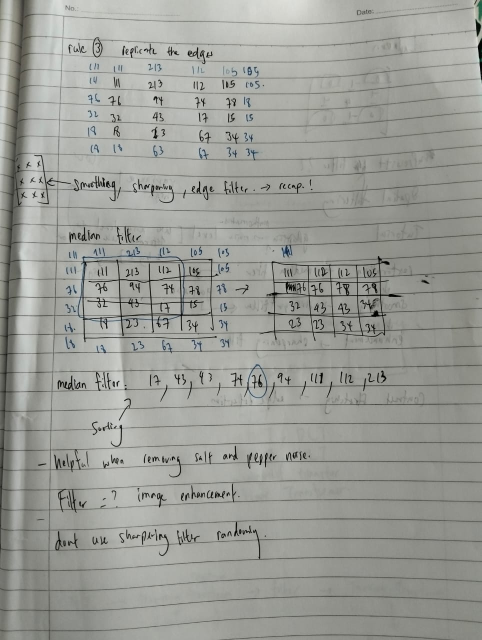
#> input picture sample.jpg, 963 x 1280 px (shown at 1/2 size)
$ python -i classification.py   (imports and definitions only)
#> lines starting #> are read from the running program, lines starting #| are printed output that depends on the picture; after the words box and inside, x2 and y2 are one past the last pixel; in counts of white or black regions, pixels touching at a corner belong together
#> further down, picture is the input picture: shape (1280, 963, 3); mean B, G, R 151.1, 156.7, 155.2
"""GUI app to classify images into: nightscape, landscape, document, face.

Features:
- Upload button: choose image from local PC
- Auto-detect image type using lightweight heuristics
- Show detected type with Confirm button
- Dropdown to override/choose another type

Run:
  python .\\classification.py
"""
from __future__ import annotations

import os
import sys
from typing import Optional, Tuple

import cv2
import numpy as np

try:
    from PIL import Image, ImageTk  # for image preview in Tkinter
except Exception:
    Image = None
    ImageTk = None

try:
    import tkinter as tk
    from tkinter import filedialog, messagebox
    from tkinter import ttk
except Exception as e:
    print("Tkinter is required for this GUI.")
    raise


LABELS = ["nightscape", "landscape", "document", "face"]


# [5 lines left out: function load_image_bgr, not called in this run]


def to_gray(img_bgr: np.ndarray) -> np.ndarray:
    return cv2.cvtColor(img_bgr, cv2.COLOR_BGR2GRAY)


# [11 lines left out: function detect_faces, not called in this run]


def document_score(img_bgr: np.ndarray) -> Tuple[float, int, bool]:
    """Return (white_ratio, lines_count, large_rect_present)."""
    gray = to_gray(img_bgr)
    # Otsu to estimate white background ratio
    _, binary = cv2.threshold(gray, 0, 255, cv2.THRESH_BINARY + cv2.THRESH_OTSU)
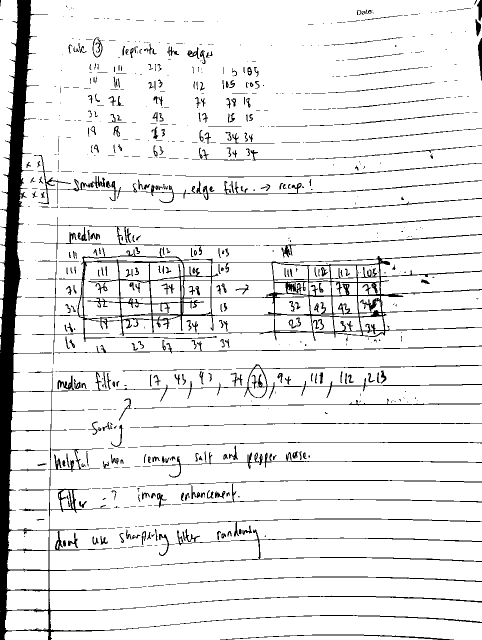
#> binary: shape (1280, 963) (shown at 1/2 size); 91.2% white; 801 black regions (406 under 20 px), largest, box (x1, y1, x2, y2) and area: (0, 0, 963, 1280) 57465, (442, 728, 963, 797) 2294, (301, 1059, 963, 1132) 2082
    white_ratio = float(np.mean(binary == 255))
#> white_ratio = 0.912

    # Edge and Hough lines
    edges = cv2.Canny(gray, 50, 150)
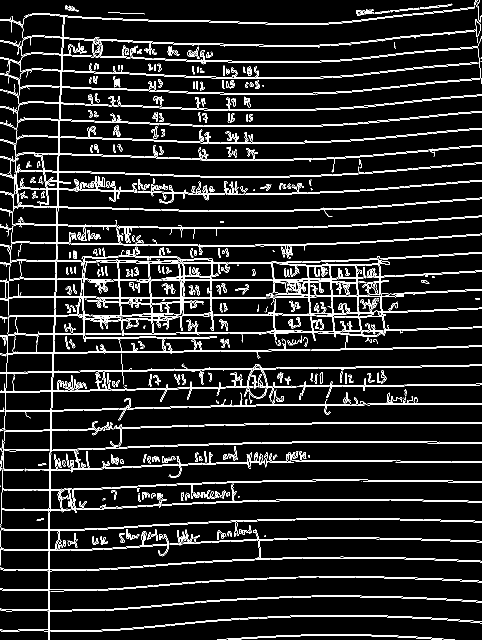
#> edges: shape (1280, 963) (shown at 1/2 size); 8.4% white in thin lines or dots
    lines = cv2.HoughLines(edges, 1, np.pi / 180, 150)
#> lines = 2841 rows, first 8: [746, 1.55], [784, 1.55], [709, 1.55], [559, 1.57], [821, 1.55], [132, 0.0349], [130, 0.0349], [847, 1.57]
    lines_count = 0 if lines is None else len(lines)
#> lines_count = 2841

    # Large rectangular contour covering significant area
    contours, _ = cv2.findContours(binary, cv2.RETR_EXTERNAL, cv2.CHAIN_APPROX_SIMPLE)
#> contours = 138 contours, 48 with area under 20; largest, box (x1, y1, x2, y2) and area: (24, 631, 963, 1280) 485369, (31, 0, 963, 631) 479232, (519, 1077, 963, 1122) 15978, (18, 861, 101, 1060) 14748, (524, 731, 963, 773) 14722
    h, w = gray.shape
#> h = 1280; w = 963
    img_area = float(h * w)
#> img_area = 1232640
    large_rect_present = False
    for cnt in contours:
        area = cv2.contourArea(cnt)
        if area < 0.3 * img_area:
            continue
        peri = cv2.arcLength(cnt, True)
        approx = cv2.approxPolyDP(cnt, 0.02 * peri, True)
        if len(approx) == 4:
            large_rect_present = True
            break
#> this loop made 42 passes
#> (area, peri, approx, large_rect_present) on pass 42: (485369, 24755.9, [[30, 634], [962, 1279], [183, 704], [962, 655]], True)
#> area on passes 1, 2, 4, 5, 6, 7: 2184, 1430, 3094, 3028.5, 2980.5, 2921.5

    return white_ratio, lines_count, large_rect_present


def brightness_mean(gray: np.ndarray) -> float:
    return float(gray.mean())


# [20 lines left out: function classify_image, not called in this run]


class App:
    # [74 lines left out: functions __init__, on_upload, show_preview, on_confirm, main, not called in this run]


# [2 lines not run here, left out]

>>> import cv2
>>> picture = cv2.imread('sample.jpg')
>>> result = document_score(picture)
#> result = (0.912, 2841, True)

$ run again, on girlsWithSomeNoise.png
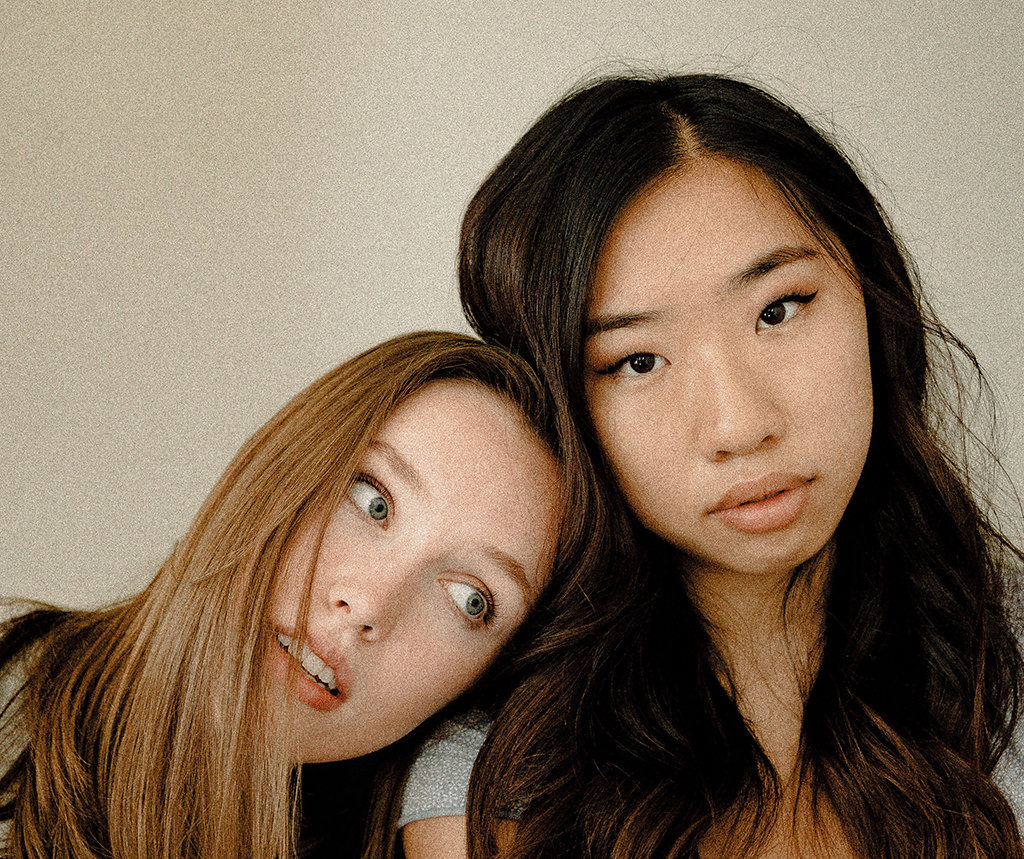
#> input picture girlsWithSomeNoise.png, 1024 x 859 px
#> picture is the input picture: shape (859, 1024, 3); mean B, G, R 91, 111.4, 131.1
#> in document_score, `_, binary = cv2.threshold(gray, 0, 255, cv2.THRESH_BINARY + cv2.THRESH..`:
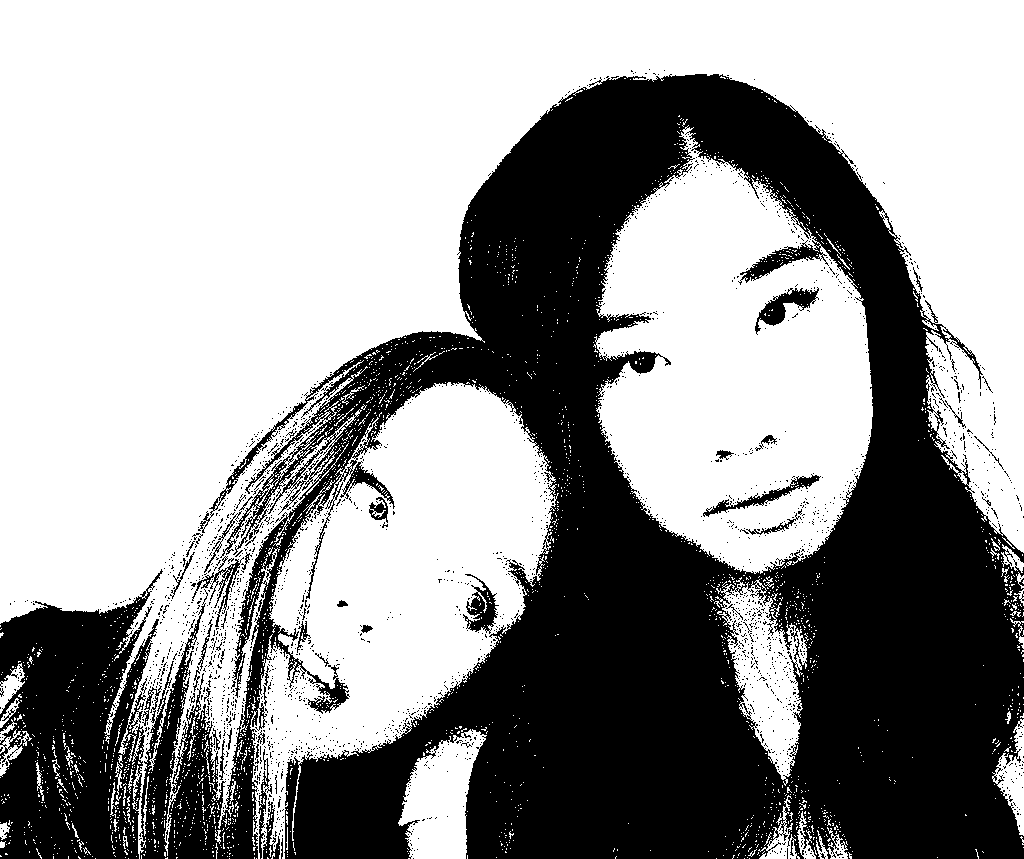
#> binary: shape (859, 1024); 60.5% white; 2224 black regions (2179 under 20 px), largest, box (x1, y1, x2, y2) and area: (0, 74, 1024, 859) 335981, (755, 287, 819, 335) 1025, (463, 574, 499, 634) 919
#> white_ratio = 0.605
#> in document_score, `edges = cv2.Canny(gray, 50, 150)`:
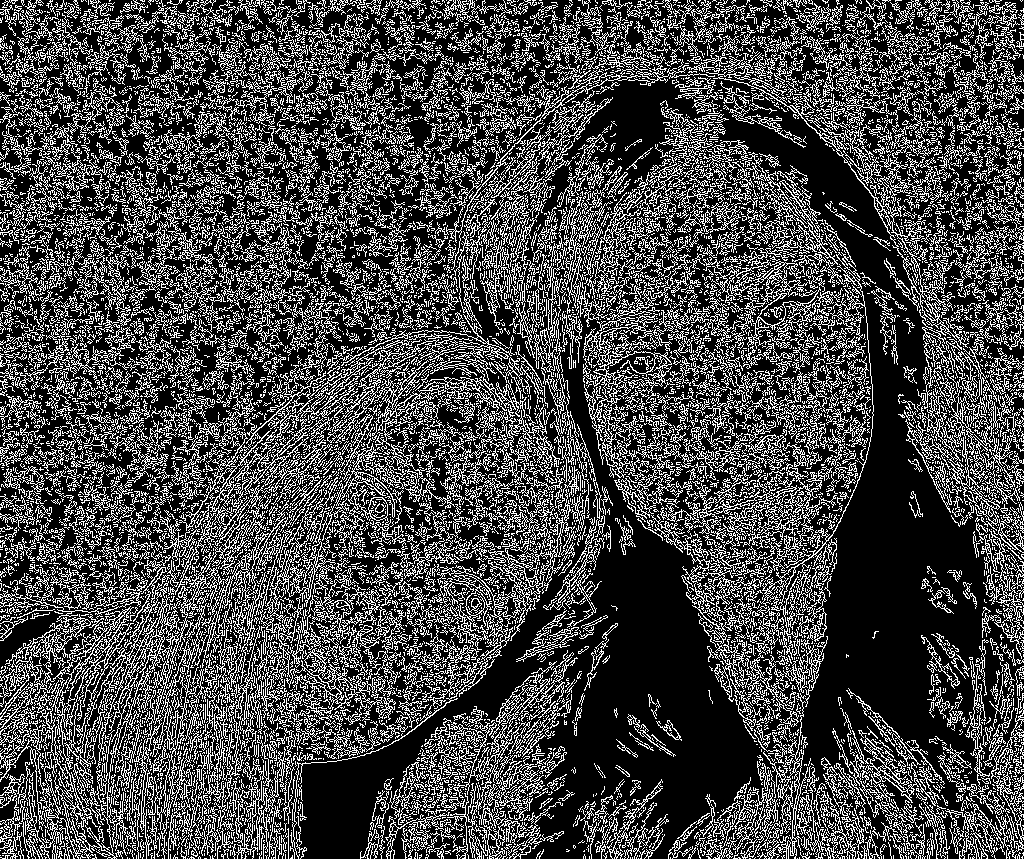
#> edges: shape (859, 1024); 27.8% white in thin lines or dots
#> lines_count = 27387
#> contours = 2355 contours, 2322 with area under 20; largest, box (x1, y1, x2, y2) and area: (0, 0, 1024, 859) 356870, (593, 125, 873, 574) 83814, (250, 382, 559, 859) 74718, (715, 577, 807, 786) 9021, (398, 729, 487, 859) 6848
#> the loop in document_score, `for cnt in contours:` made 2355 passes
#> (cnt, area) on passes 1 to 3: ([[749, 858]], 0), ([[744, 858]], 0), ([[716, 858]], 0)
#> result = (0.605, 27387, False)
